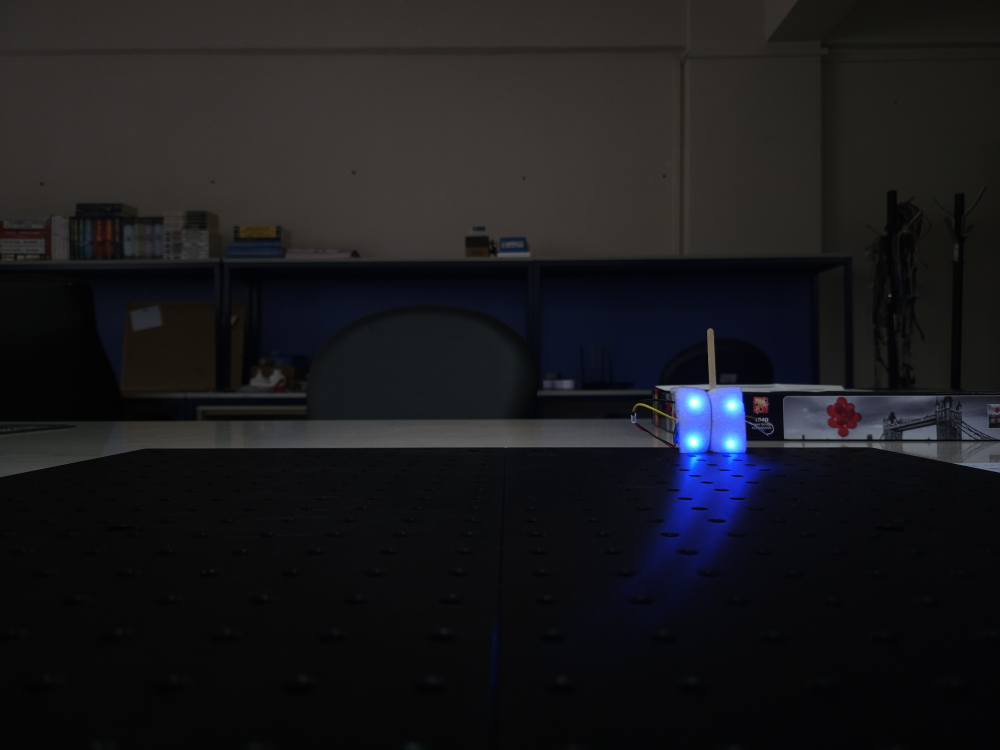
#> input picture Softwares/opencv-ws/images/20240801_100951.jpg, 4000 x 3000 px, found by its file name (shown at 1/4 size)
$ python test2.py
#> lines starting #> are read from the running program, lines starting #| are printed output that depends on the picture
### Softwares/opencv-ws/my_utils.py
import cv2
import numpy as np

# [20 lines left out: function sort_contours, not called in this run]

def sort_contours_clockwise(contours):
    # Find the center of the contours
    centers = []
    for contour in contours:
        M = cv2.moments(contour)
        if M["m00"] != 0:
            cX = int(M["m10"] / M["m00"])
            cY = int(M["m01"] / M["m00"])
            centers.append((cX, cY))
        else:
            centers.append((0, 0))

    # Calculate the center of the entire set
    center_point = np.mean(centers, axis=0)

    # Sort contours based on the angle
    def angle_from_center(point):
        return np.arctan2(point[1] - center_point[1], point[0] - center_point[0])

    sorted_contours = sorted(contours, key=lambda contour: angle_from_center(cv2.boundingRect(contour)[:2]))

    return sorted_contours

# [19 lines left out: functions calculate_angle, calculate_distance, not called in this run]

def calculate_f(pPix, pDist, pLen):
     return (pPix * pDist) / pLen

def calculate_real_distance(pPix, pF, pLen):
     return (pF * pLen) / pPix

### Softwares/opencv-ws/test2.py
import numpy as np
import cv2

from my_utils import *
from itertools import combinations
import math
from camera_params import *

window_name = "Multiple Color Detection in Real-TIme"
orig_window = "Original Window"


# Reading the video from the
# webcam in image frames
# _, imageFrame = webcam.read()
# imageFrame = cv2.imread("images\\20240711_111126.jpg")
# imageFrame = cv2.imread("images\\20240711_111208.jpg")
imageFrame = cv2.imread("images\\20240801_100951.jpg")
#> imageFrame is the input picture: shape (3000, 4000, 3); mean B, G, R 28.3, 25.6, 25.8
# imageFrame = cv2.imread("images\\20240801_101222.jpg")
# imageFrame = cv2.imread("images\\20240801_100951.jpg")
imageFrame = cv2.resize(imageFrame, (800, 600))
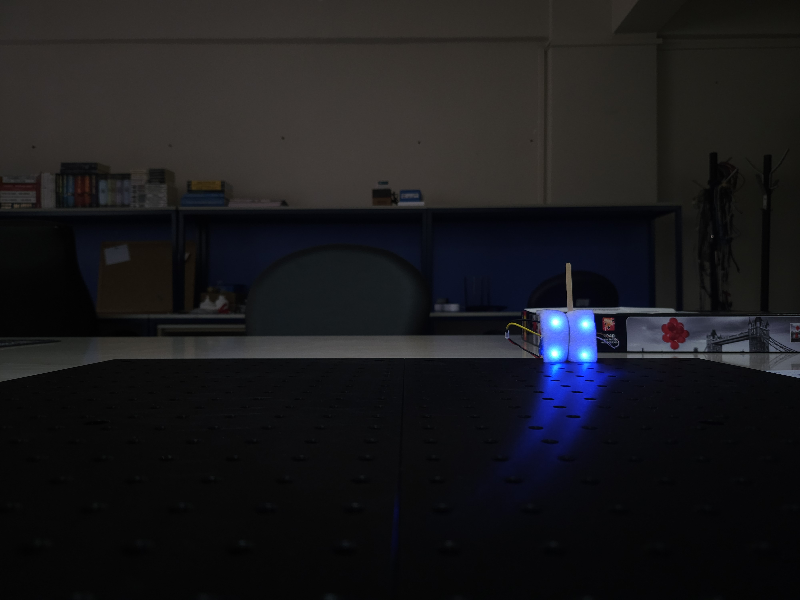
#> imageFrame: shape (600, 800, 3); mean B, G, R 28.3, 25.6, 25.8

h, w = imageFrame.shape[:2]
#> h = 600; w = 800
newcameramtx, roi = cv2.getOptimalNewCameraMatrix(mtx, dist, (w,h), 1, (w,h))
#> roi = (26, 17, 752, 566)

imageFrame = cv2.GaussianBlur(imageFrame, (5,5), 0)
dst = cv2.undistort(imageFrame, mtx, dist, None, newcameramtx)
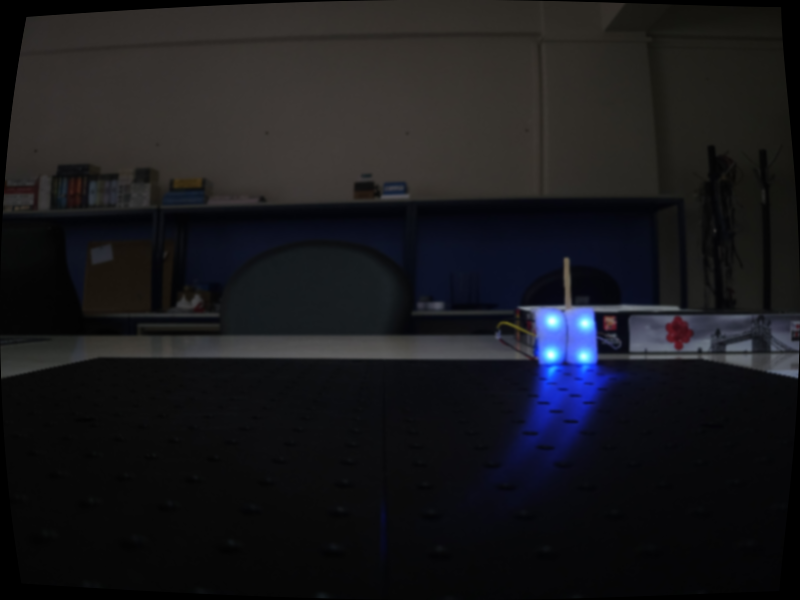
#> dst: shape (600, 800, 3); mean B, G, R 28.2, 24.9, 25
x, y, w, h = roi
#> x = 26; y = 17; w = 752; h = 566
# dst = dst[y:y+h, x:x+w]

origFrame = dst.copy()

# origFrame = imageFrame

hLow = 0
hMax = 10
sLow = 0
sMax = 11
vLow = 245
vMax = 255

def findSquares(sFrame):
    pFrame = sFrame.copy()
    # Convert the imageFrame in
    # BGR(RGB color space) to
    # HSV(hue-saturation-value)
    # color space
    hsvFrame = cv2.cvtColor(pFrame, cv2.COLOR_BGR2HSV)
#> hsvFrame: shape (600, 800, 3); mean H, S, V 58.2, 55.1, 30.6
    imageFrame = sFrame.copy()

    # [8 lines of commented-out code are left out]

    red_lower = np.array([hLow, sLow, vLow], np.uint8)
    red_upper = np.array([hMax, sMax, vMax], np.uint8)
    red_mask = cv2.inRange(hsvFrame, red_lower, red_upper)
#> red_mask: shape (600, 800); every value is 0

    # Morphological Transform, Dilation
    # for each color and bitwise_and operator
    # between imageFrame and mask determines
    # to detect only that particular color
    kernel = np.ones((5, 5), "uint8")

    # For red color
    red_mask = cv2.dilate(red_mask, kernel)
    res_red = cv2.bitwise_and(pFrame, pFrame,
                                mask = red_mask)
#> res_red: shape (600, 800, 3); every value is 0

    # Creating contour to track red color
    contours, hierarchy = cv2.findContours(red_mask,
                                            cv2.RETR_TREE,
                                            cv2.CHAIN_APPROX_SIMPLE)
#> contours = []

    cent_arr = []

    # contours, _ = sort_contours(contours)
    contours = sort_contours_clockwise(contours)
#> in sort_contours_clockwise, `center_point = np.mean(centers, axis=0)`: center_point = nan
#> in sort_contours_clockwise, `sorted_contours = sorted(contours, key=lambda contour: angle_from_cent..`: sorted_contours = []

    for pic, contour in enumerate(contours):
        area = cv2.contourArea(contour)
        if(area > 20):
            x, y, w, h = cv2.boundingRect(contour)
            cent = (int(x + w / 2), int(y + h / 2))
            cent_arr.append(cent)
            imageFrame = cv2.rectangle(pFrame, (x, y),
                                        (x + w, y + h),
                                        (0, 0, 255), 2)
#> this loop made 0 passes
#> after the loop, cent_arr = []

            # cv2.putText(imageFrame, "Red Colour", (x, y),
            #             cv2.FONT_HERSHEY_SIMPLEX, 1.0,
            #             (0, 0, 255))


    num_points = len(cent_arr)
#> num_points = 0
    angles = []

    summ = []

    if num_points != 0:
        for p in cent_arr:

            pp = [x for x in cent_arr if x != p]


            for p2, p3 in combinations(pp, 2):
                # combo = (p,) + combo
                angle = calculate_angle(p2, p, p3)
                angles.append(((p2, p, p3), angle))

                if((angle > 85.0 and angle < 95.0) or (angle > 265 and angle < 285)):
                    d1 = calculate_distance(p2, p)
                    d2 = calculate_distance(p, p3)

                    # print(d1, d2)

                    if (math.isclose(d1, d2, abs_tol=10)):
                        # print("heree")
                        # print(d1)
                        summ.append(d1)
                        cv2.line(imageFrame, p, p2, (0, 255, 0), 5)
                        cv2.line(imageFrame, p3, p, (0, 255, 0), 5)

        pix = np.mean(summ)
        print(pix)

        # print(calculate_f(pix, 55.5, 3))
        print("Real dist: ", calculate_real_distance(pix, 615.823, 3))

    return hsvFrame, imageFrame

def clamp(n, minn, maxn):
    return max(min(maxn, n), minn)

def mouseRGB_callback(event,x,y,flags,param):
    global hMax, hLow, sMax, sLow, vMax, vLow

    if event == cv2.EVENT_LBUTTONDOWN: #checks mouse left button down condition
        hVal = hFrame[y,x,0]
        sVal = hFrame[y,x,1]
        gVal = hFrame[y,x,2]

        hMax = hVal + 10
        hLow = hVal - 10
        sMax = sVal + 10
        sLow = sVal - 10
        vMax = gVal + 10
        vLow = gVal - 10

        hMax = clamp(hMax, 0, 255)
        hLow = clamp(hLow, 0, 255)
        sMax = clamp(sMax, 0, 255)
        sLow = clamp(sLow, 0, 255)
        vMax = clamp(vMax, 0, 255)
        vLow = clamp(vLow, 0, 255)

        print(hMax, hLow, sMax, sLow, vMax, vLow)

        print("X: {0}, Y: {1}, H: {2}, S: {3}, V: {4}".format(x, y, hVal, sVal, gVal))


# Program Termination
cv2.namedWindow(window_name)
cv2.namedWindow(orig_window)
cv2.setMouseCallback(orig_window, mouseRGB_callback)

while True:

    hFrame, iFrame = findSquares(origFrame)

    cv2.imshow(orig_window, origFrame)
    cv2.imshow(window_name, iFrame)
    k = cv2.waitKey(0)
#> (key Esc is pressed here)

    if (k == 27): break

$ run again, with Softwares/opencv-ws/images/20240711_111126.jpg copied over Softwares/opencv-ws/images/20240801_100951.jpg
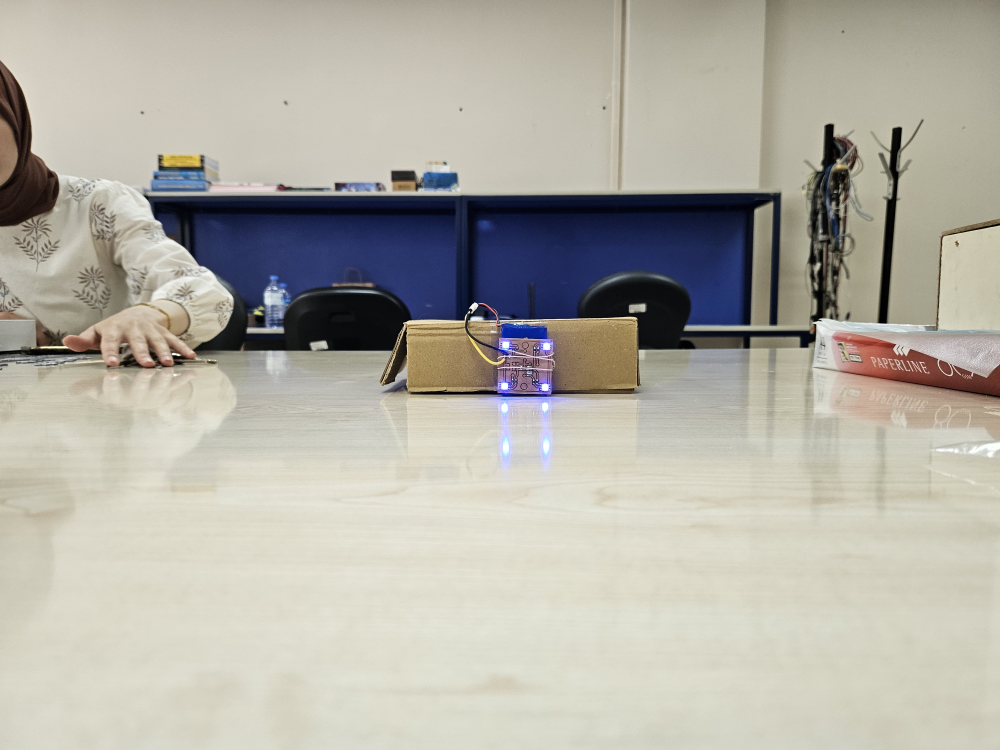
#> input picture Softwares/opencv-ws/images/20240711_111126.jpg, 4000 x 3000 px, found by its file name (shown at 1/4 size)
#> imageFrame is the input picture: shape (3000, 4000, 3); mean B, G, R 165, 174.9, 177.7
#> `imageFrame = cv2.resize(imageFrame, (800, 600))`:
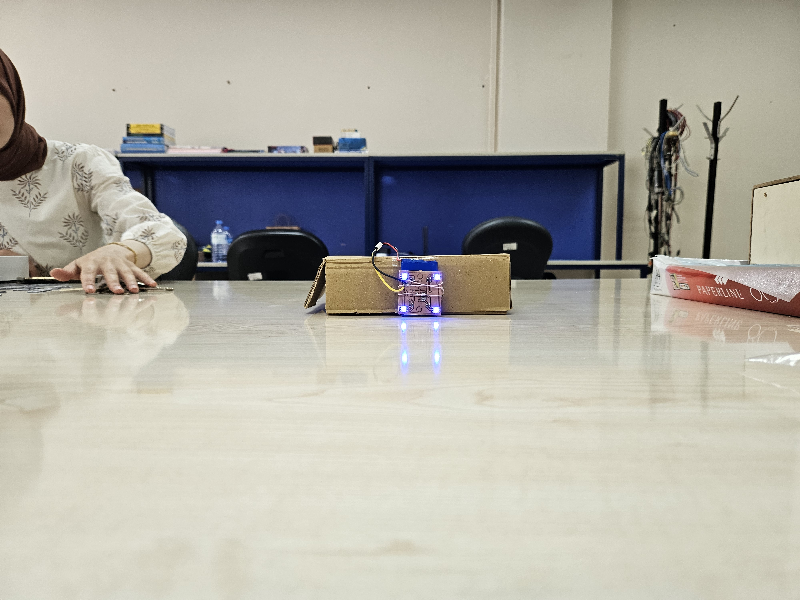
#> imageFrame: shape (600, 800, 3); mean B, G, R 165, 174.9, 177.7
#> `dst = cv2.undistort(imageFrame, mtx, dist, None, newcameramtx)`:
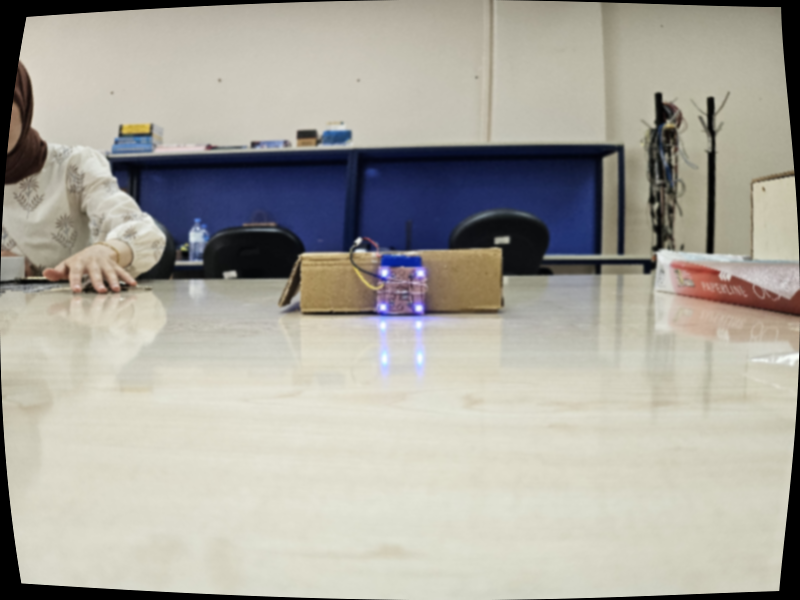
#> dst: shape (600, 800, 3); mean B, G, R 158, 166.9, 169.6
#> hsvFrame: shape (600, 800, 3); mean H, S, V 35.8, 39.5, 174.6
#> red_mask: shape (600, 800); every value is 0
#> res_red: shape (600, 800, 3); every value is 0
#> contours = []
#> center_point = nan
#> sorted_contours = []
#> num_points = 0

$ run again, with Softwares/opencv-ws/images/20240801_101222.jpg copied over Softwares/opencv-ws/images/20240801_100951.jpg
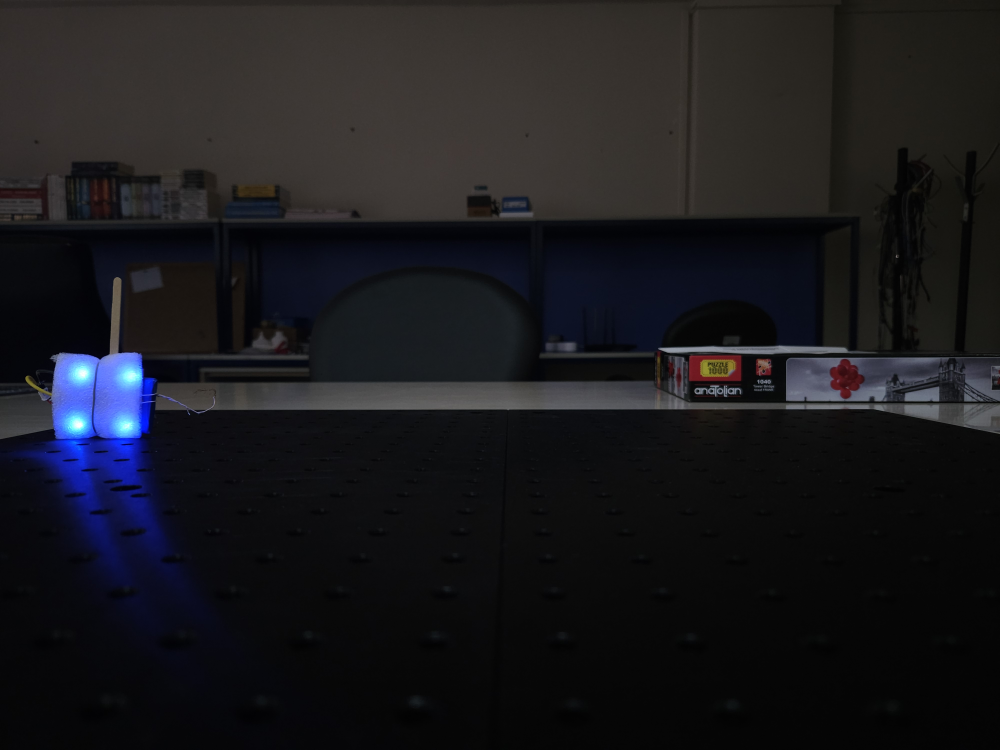
#> input picture Softwares/opencv-ws/images/20240801_101222.jpg, 4000 x 3000 px, found by its file name (shown at 1/4 size)
#> imageFrame is the input picture: shape (3000, 4000, 3); mean B, G, R 29, 25.5, 25.9
#> `imageFrame = cv2.resize(imageFrame, (800, 600))`:
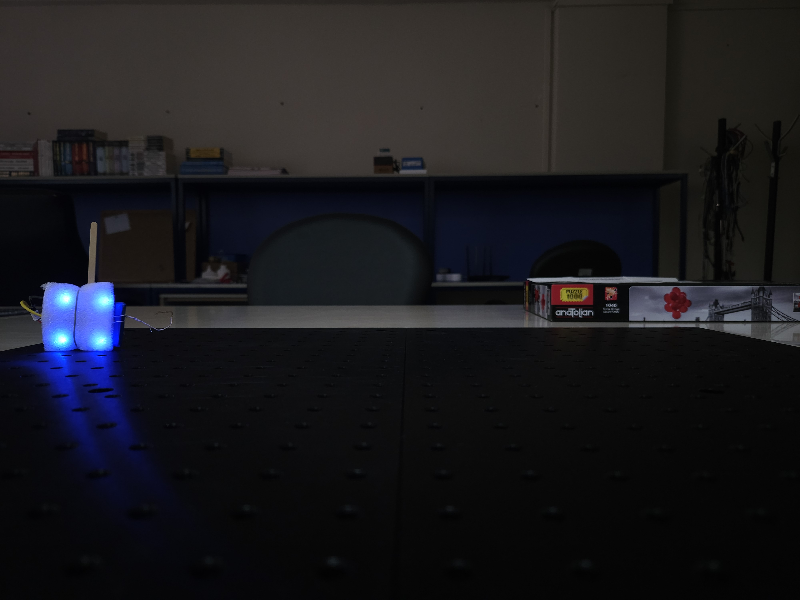
#> imageFrame: shape (600, 800, 3); mean B, G, R 29.1, 25.5, 25.9
#> `dst = cv2.undistort(imageFrame, mtx, dist, None, newcameramtx)`:
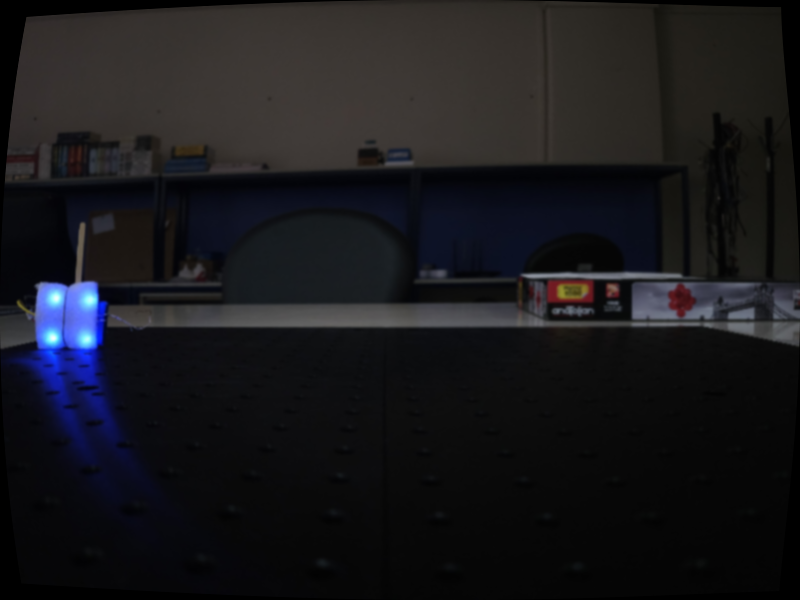
#> dst: shape (600, 800, 3); mean B, G, R 27.7, 24.4, 24.8
#> hsvFrame: shape (600, 800, 3); mean H, S, V 53.8, 50.8, 30.2
#> red_mask: shape (600, 800); every value is 0
#> res_red: shape (600, 800, 3); every value is 0
#> contours = []
#> center_point = nan
#> sorted_contours = []
#> num_points = 0
